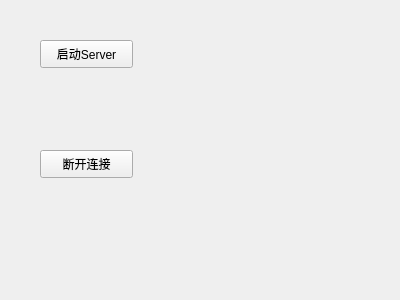
<?xml version="1.0" encoding="UTF-8"?>
<ui version="4.0">
 <class>MyWidget</class>
 <widget class="QWidget" name="MyWidget">
  <property name="geometry">
   <rect>
    <x>0</x>
    <y>0</y>
    <width>400</width>
    <height>300</height>
   </rect>
  </property>
  <property name="windowTitle">
   <string>MyWidget</string>
  </property>
  <widget class="QPushButton" name="pushButton">
   <property name="geometry">
    <rect>
     <x>40</x>
     <y>40</y>
     <width>93</width>
     <height>28</height>
    </rect>
   </property>
   <property name="text">
    <string>启动Server</string>
   </property>
  </widget>
  <widget class="QPushButton" name="pushButton_2">
   <property name="geometry">
    <rect>
     <x>40</x>
     <y>150</y>
     <width>93</width>
     <height>28</height>
    </rect>
   </property>
   <property name="text">
    <string>断开连接</string>
   </property>
  </widget>
 </widget>
 <layoutdefault spacing="6" margin="11"/>
 <resources/>
 <connections/>
</ui>
